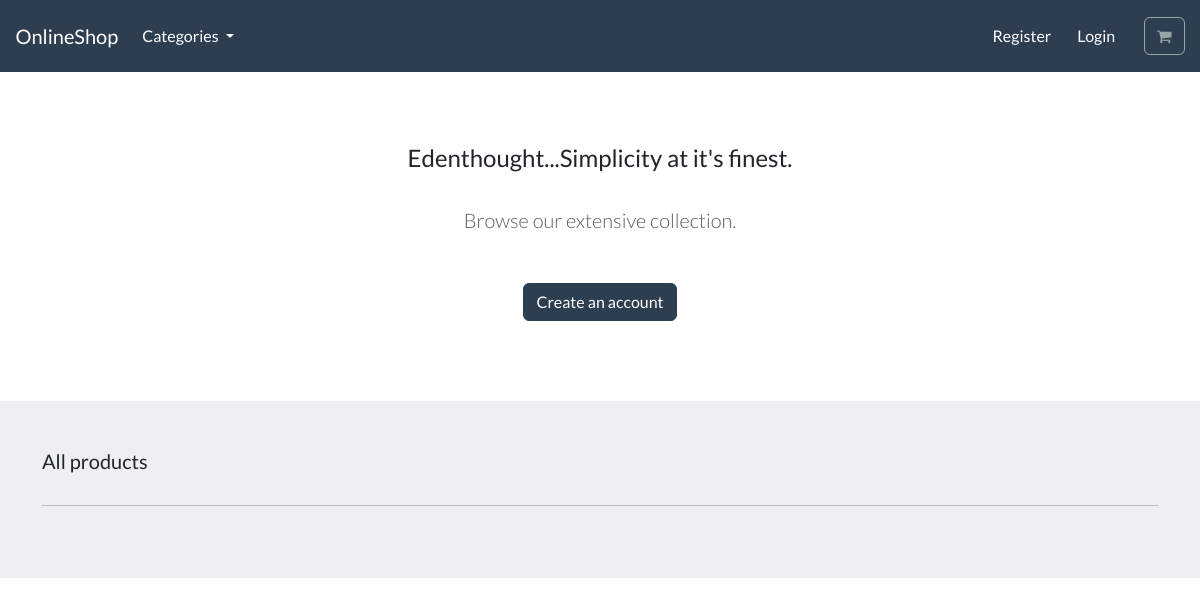
The app's page /, older data.
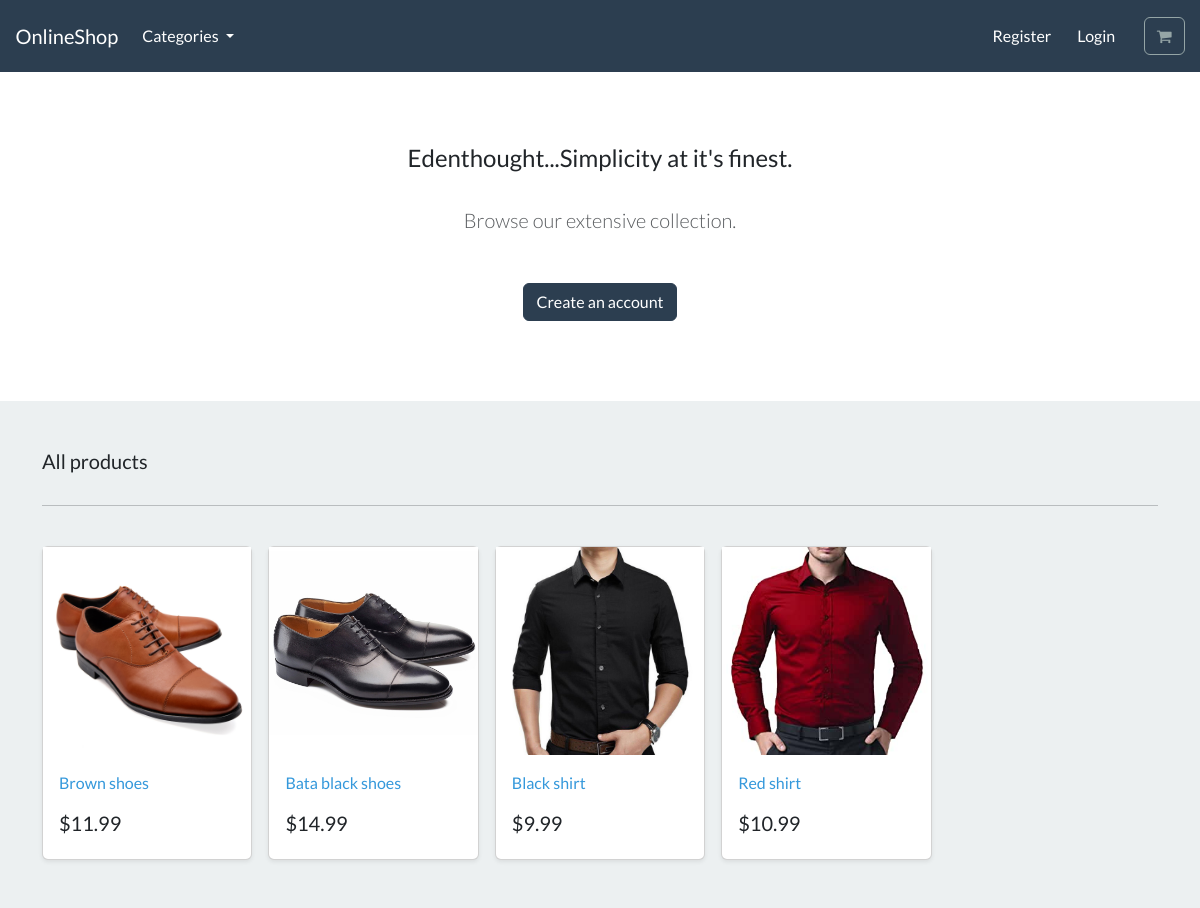
The same page, newer data.
### store/models.py (models this page shows, shortened)
class Product(models.Model):
    category = models.ForeignKey(Category, related_name='product', on_delete = models.CASCADE, null=True)
    title = models.CharField(max_length=200)
    brand = models.CharField(max_length=200, default='un-branded')
    description = models.TextField(blank=True)
    slug = models.SlugField(max_length=250)
    price = models.DecimalField(max_digits=4, decimal_places=2)
    image = models.ImageField(upload_to='images/')
    class Meta:
        verbose_name_plural = 'products'
    def get_absolute_url(self):
        return reverse('product-info',args=[self.slug])

### store/views.py (the view)
# urls.py: path('',include('store.urls')),
def store(request):
    all_products = Product.objects.all()
    context = {'my_products':all_products}
    return render(request,'store/store.html',context)

### cart/context_processors.py (called while the page is built)
def cart(request):
    return{'cart': Cart(request)}

### store/models.py (called while the page is built)
    def get_absolute_url(self):
        return reverse('list-category',args=[self.slug])

### store/views.py (called while the page is built)
def categories(request):
    all_categories = Category.objects.all()
    return{'all_categories': all_categories}

### store/templates/store/store.html
{% extends "./base.html" %}
{% load static %}
{% block content %}
<section class="py-4 text-center container">
    <div class="row py-lg-5">
        <div class="col-lg-6 col-md-8 mx-auto">
            <h4> Edenthought...Simplicity at it's finest. </h4>
            <br>
            <p class="lead text-muted">
            Browse our extensive collection.
            </p>
            <br>
            <a href="#" class="btn btn-primary my-2"> Create an account </a>
        </div>
    </div>
</section>
<div class="album py-5 bg-light">
    <div class="container">
      <div class="pb-3 h5"> All products </div>
      <hr>
      <br>
      <div class="row row-cols-1 row-cols-sm-2 row-cols-md-5 g-3">
        {% for product in my_products %}
        <div class="col">
          <div class="card shadow-sm">
            <img class="img-fluid" alt="Responsive image" src="{{product.image.url}}">
            <div class="card-body">
              <p class="card-text">
                <a class="text-info text-decoration-none" href="{{product.get_absolute_url}}">{{product.title | capfirst}}</a>
              </p>
              <div class="d-flex justify-content-between align-items-center">
                <h5> ${{product.price}}</h5>
              </div>
            </div>
          </div>
        </div>
        {% endfor %}
      </div>
    </div>
  </div>
{% endblock%}

### store/templates/store/base.html (shortened to what this page needs)
{% load static %}
<!DOCTYPE html>
<html>
    <head>
        <link rel="stylesheet" href="https://bootswatch.com/5/flatly/bootstrap.min.css">
        <link rel="stylesheet" href="https://cdnjs.cloudflare.com/ajax/libs/font-awesome/4.7.0/css/font-awesome.min.css">
    </head>
    <nav class="navbar navbar-expand-lg bg-primary justify-content-center">
        <a class="navbar-brand main-heading text-white" href="{% url 'store' %}">
        &nbsp; &nbsp; OnlineShop
        </a>
        <div class="collapse navbar-collapse" id="navbarCollapse">
            <ul class="navbar-nav me-auto mb-2 mb-md-0">
                <li class="nav-item dropdown">
                    <a class="nav-link dropdown-toggle text-white" href="#" id="navbarDropdown" role="button"
                    data-bs-toggle="dropdown" aria-expanded="false">
                        Categories
                    </a>
                </li>
            </ul>
        </div>
        <div class="collapse navbar-collapse text-center" id="navbarNavDropdown">
            <ul class="navbar-nav ms-auto">
                <li class="nav-item">
                    <a class="btn btn-alert navbar-btn text-white" type="button"  href="/"> Register </a>
                </li>
                <li class="nav-item">
                    <a class="btn btn-alert navbar-btn text-white" type="button"  href="/"> Login </a>
                </li>
                <li class="nav-item">
                    <a type="button" role="button" href="{% url 'cart-summary' %}" class="btn btn-outline-secondary">
                        <i class="fa fa-shopping-cart" aria-hidden="true"> </i>
                    </a>
                </li>
            </ul>
        </div>
    </nav>
    <body>
        {% block content %}
        {% endblock %}
    </body>
</html>

Row changes from the older to the newer data that the page shows:
added Product: image (picture), title "Brown shoes", price "11.99"
added Product: image (picture), title "Bata black shoes", price "14.99"
added Product: image (picture), title "Black shirt", price "9.99"
added Product: image (picture), title "Red shirt", price "10.99"
